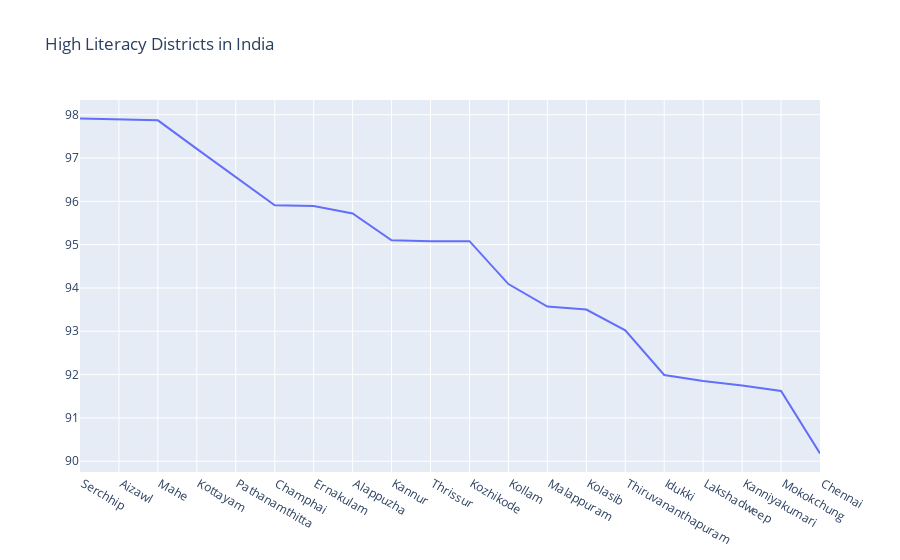

Write notebook code for a chart like this one.
### Code cell
import plotly.graph_objects as go

fig = go.Figure(
    data=[go.Scatter(x = a['District'],
                 y = a['Literacy'])],
    layout_title_text="High Literacy Districts in India"
)

fig.show()

### Figure 1 — Plotly figure (JSON) as saved in the notebook; plotly's stock layout.template omitted (floating-point values rounded to 4 significant figures)
{"data": [{"type": "scatter", "x": [" Serchhip", " Aizawl", " Mahe", " Kottayam", " Pathanamthitta", " Champhai", " Ernakulam", " Alappuzha", " Kannur", " Thrissur", " Kozhikode", " Kollam", " Malappuram", " Kolasib", " Thiruvananthapuram", " Idukki", " Lakshadweep", " Kanniyakumari", " Mokokchung", " Chennai"], "y": [97.91, 97.89, 97.87, 97.21, 96.55, 95.91, 95.89, 95.72, 95.1, 95.08, 95.08, 94.09, 93.57, 93.5, 93.02, 91.99, 91.85, 91.75, 91.62, 90.18]}], "layout": {"title": {"text": "High Literacy Districts in India"}}}
